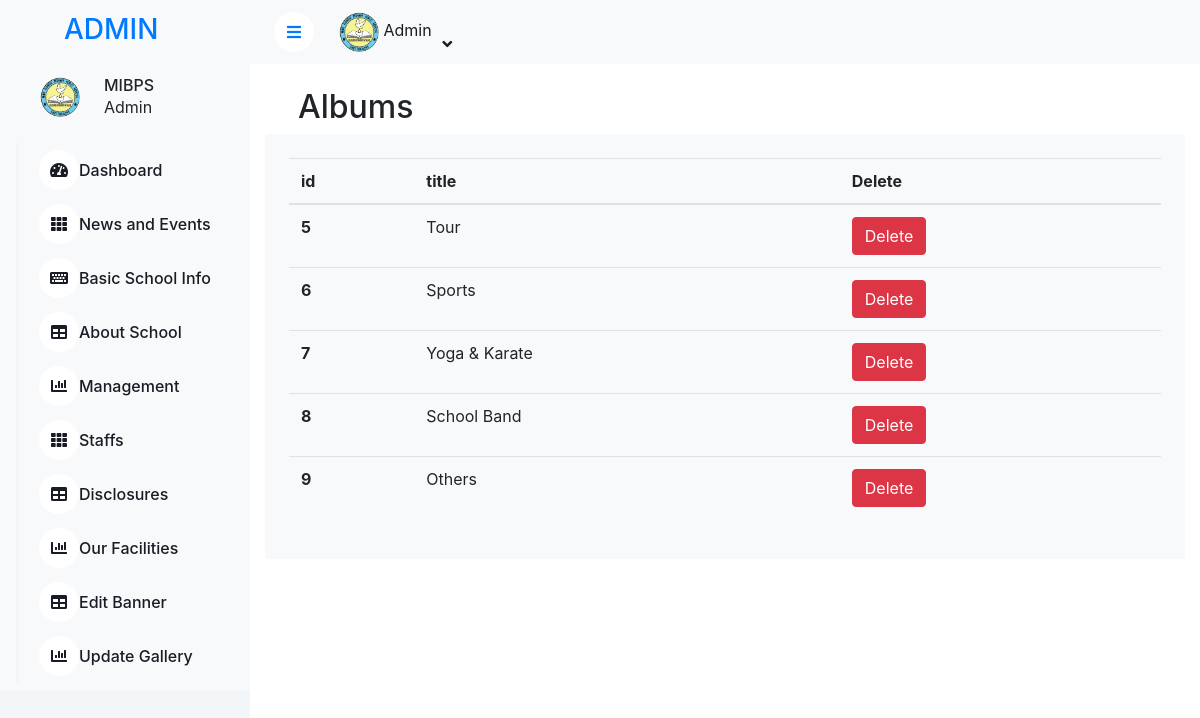
The page /album_list/ on the database its author committed.
### Home/models.py (models this page shows, shortened)
class SchoolInfo(models.Model):
    name = models.CharField(max_length=200)
    logo = models.ImageField(upload_to='school_logos/', blank=True, null=True)
    email = models.EmailField(max_length=254, blank=True, null=True)
    total_students = models.PositiveIntegerField(blank=True, null=True)
    total_transportation_vehicles = models.PositiveIntegerField(blank=True, null=True)
    total_classrooms = models.PositiveIntegerField(blank=True, null=True)
    phone = models.CharField(max_length=100, blank=True, null=True)
    address_line1 = models.CharField(max_length=255, blank=True, null=True)
    address_line2 = models.CharField(max_length=255, blank=True, null=True)
    facebook_link = models.URLField(max_length=200, blank=True, null=True)
    youtube_link = models.URLField(max_length=200, blank=True, null=True)
    instagram_link = models.URLField(max_length=200, blank=True, null=True)

class Album(models.Model):
    title = models.CharField(max_length=200)
    created_at = models.DateTimeField(auto_now_add=True)

### Home/views.py (the view)
# urls.py: path('album_list/',views.album_list,name="album_list"),
def album_list(request):
    albums = Album.objects.all()
    return render(request,'admin1/album_list.html',{"albums":albums})

### Home/context_processors.py (called while the page is built)
def school_info(request):
    school_info = SchoolInfo.objects.first()  # Assuming there's only one entry
    return {'school_info': school_info}

### templates/admin1/album_list.html (shortened to what this page needs)
{% extends "admin1/admin_base.html" %}
{% block content %}
<!DOCTYPE html>
<html lang="en">
<head>
</head>
<body>
    <br>
    <h2 class="mx-5">Albums</h2>
    <div class="col-12">
        <div class="bg-light rounded p-4">
            <div class="table-responsive">
                <table class="table">
                    <thead>
                        <tr>
                            <th scope="col">id</th>
                            <th scope="col">title</th>
                            <th scope="col">Delete</th>
                        </tr>
                    </thead>
                    <tbody>
                        {% for item in albums %}
                        <tr>
                            <th scope="row">{{item.id}}</th>
                            <td>{{item.title}}</td>
                            <td>
                                <a href="{% url 'delete_album' item.pk %}">
                                    <button class="btn btn-danger">Delete</button>
                                </a>
                            </td>
                        </tr>{% endfor %}
                    </tbody>
                </table>
            </div>
        </div>
    </div>
</body>
</html>
{% endblock content %}

### templates/admin1/admin_base.html (shortened to what this page needs)
{% load static %}
<head>
    <link href="https://cdnjs.cloudflare.com/ajax/libs/font-awesome/5.10.0/css/all.min.css" rel="stylesheet">
    <link href="https://cdn.jsdelivr.net/npm/bootstrap-icons@1.4.1/font/bootstrap-icons.css" rel="stylesheet">
    <link href="{% static 'lib/owlcarousel/assets/owl.carousel.min.css' %}" rel="stylesheet">
    <link href="{% static 'lib/tempusdominus/css/tempusdominus-bootstrap-4.min.css' %}" rel="stylesheet" />
    <link href="{% static 'css/bootstrap.min.css' %}" rel="stylesheet">
    <link href="{% static 'css/admin/style.css' %}" rel="stylesheet">
</head>
<div class="sidebar pe-4 pb-3">
    <nav class="navbar bg-light navbar-light">
        <a href="index.html" class="navbar-brand mx-4 mb-3">
            <h3 class="text-primary mx-4">ADMIN</h3>
        </a>
        <div class="d-flex align-items-center ms-4 mb-4">
            <div class="position-relative mx-4">
                <img class="rounded-circle" src="{{school_info.logo.url}}" alt="" style="width: 40px; height: 40px;">
            </div>
            <div class="ms-3">
                <h6 class="mb-0">MIBPS</h6>
                <span>Admin</span>
            </div>
        </div>
        <div class="navbar-nav w-100">
            <a href="{% url 'view' %}" class="nav-item nav-link {% if request.path == '/view/' %}active{% endif %}">
                <i class="fa fa-tachometer-alt me-2"></i>Dashboard
            </a>
            <a href="{% url 'news_list' %}" class="nav-item nav-link {% if request.path == '/news/' %}active{% endif %}">
                <i class="fa fa-th me-2"></i>News and Events
            </a>
            <a href="{% url 'school_info' %}" class="nav-item nav-link {% if request.path == '/school_info/' %}active{% endif %}">
                <i class="fa fa-keyboard me-2"></i>Basic School Info
            </a>
            <a href="{% url 'about_school' %}" class="nav-item nav-link {% if request.path == '/admin1/about_school/' %}active{% endif %}">
                <i class="fa fa-table me-2"></i>About School
            </a>
            <a href="{% url 'edit_management' %}" class="nav-item nav-link {% if request.path == '/admin1/edit_management/' %}active{% endif %}">
                <i class="fa fa-chart-bar me-2"></i>Management
            </a>
            <a href="{% url 'staffs_list' %}" class="nav-item nav-link {% if request.path == '/staffs_list/' %}active{% endif %}">
                <i class="fa fa-th me-2"></i>Staffs
            </a>
            <a href="{% url 'mandatory_disclosure_update' %}" class="nav-item nav-link {% if request.path == '/mandatory_disclosure_update/' %}active{% endif %}">
                <i class="fa fa-table me-2"></i>Disclosures
            </a>
            <a href="{% url 'facility_list' %}" class="nav-item nav-link {% if request.path == '/facility_list/' %}active{% endif %}">
                <i class="fa fa-chart-bar me-2"></i>Our Facilities
            </a>
            <a href="{% url 'edit_banner' %}" class="nav-item nav-link {% if request.path == '/edit_banner/' %}active{% endif %}">
                <i class="fa fa-table me-2"></i>Edit Banner
            </a>
            <a href="{% url 'update_gallery' %}" class="nav-item nav-link {% if request.path == '/update_gallery/' %}active{% endif %}">
                <i class="fa fa-chart-bar me-2"></i>Update Gallery
            </a>
        </div>
    </nav>
</div>
<div class="content">
    <nav class="navbar navbar-expand bg-light navbar-light sticky-top px-4 py-0">
        <a href="#" class="sidebar-toggler flex-shrink-0">
            <i class="fa fa-bars"></i>
        </a>
        <div class="navbar-nav align-items-center ms-auto">
            <div class="nav-item dropdown">
                <a href="#" class="nav-link dropdown-toggle" data-bs-toggle="dropdown">
                    <img class="rounded-circle me-lg-2" src="{{school_info.logo.url}}" alt="" style="width: 40px; height: 40px;">
                    <span class="d-none d-lg-inline-flex">Admin</span>
                </a>
            </div>
        </div>
    </nav>
    {% block content %}{% endblock content %}
</div>

### static/css/admin/style.css (style rules this page uses)
:root { --primary: #009CFF; --light: #F3F6F9; --dark: #191C24; }
.btn { transition: .5s; }
.sidebar { position: fixed; top: 0; left: 0; bottom: 0; width: 250px; height: 100vh; overflow-y: auto; background: var(--light); transition: 0.5s; z-index: 999; }
.content { margin-left: 250px; min-height: 100vh; background: #FFFFFF; transition: 0.5s; }
@media (min-width: 992px) { .sidebar { margin-left: 0; } }
@media (min-width: 992px) { .content { width: calc(100% - 250px); } }
.sidebar .navbar .navbar-nav .nav-link { padding: 7px 20px; color: var(--dark); font-weight: 500; border-left: 3px solid var(--light); border-radius: 0 30px 30px 0; outline: none; }
.sidebar .navbar .navbar-nav .nav-link i { width: 40px; height: 40px; display: inline-flex; align-items: center; justify-content: center; background: #FFFFFF; border-radius: 40px; }
.content .navbar .navbar-nav .nav-link { margin-left: 25px; padding: 12px 0; color: var(--dark); outline: none; }
.content .navbar .sidebar-toggler, .content .navbar .navbar-nav .nav-link i { width: 40px; height: 40px; display: inline-flex; align-items: center; justify-content: center; background: #FFFFFF; border-radius: 40px; }
.content .navbar .dropdown-toggle::after { margin-left: 6px; vertical-align: middle; border: none; content: "\f107"; font-family: "Font Awesome 5 Free"; font-weight: 900; transition: .5s; }

### rows shown on the page
SchoolInfo: logo (picture)
Album: id "5", title "Tour"
Album: id "6", title "Sports"
Album: id "7", title "Yoga & Karate"
Album: id "8", title "School Band"
Album: id "9", title "Others"
